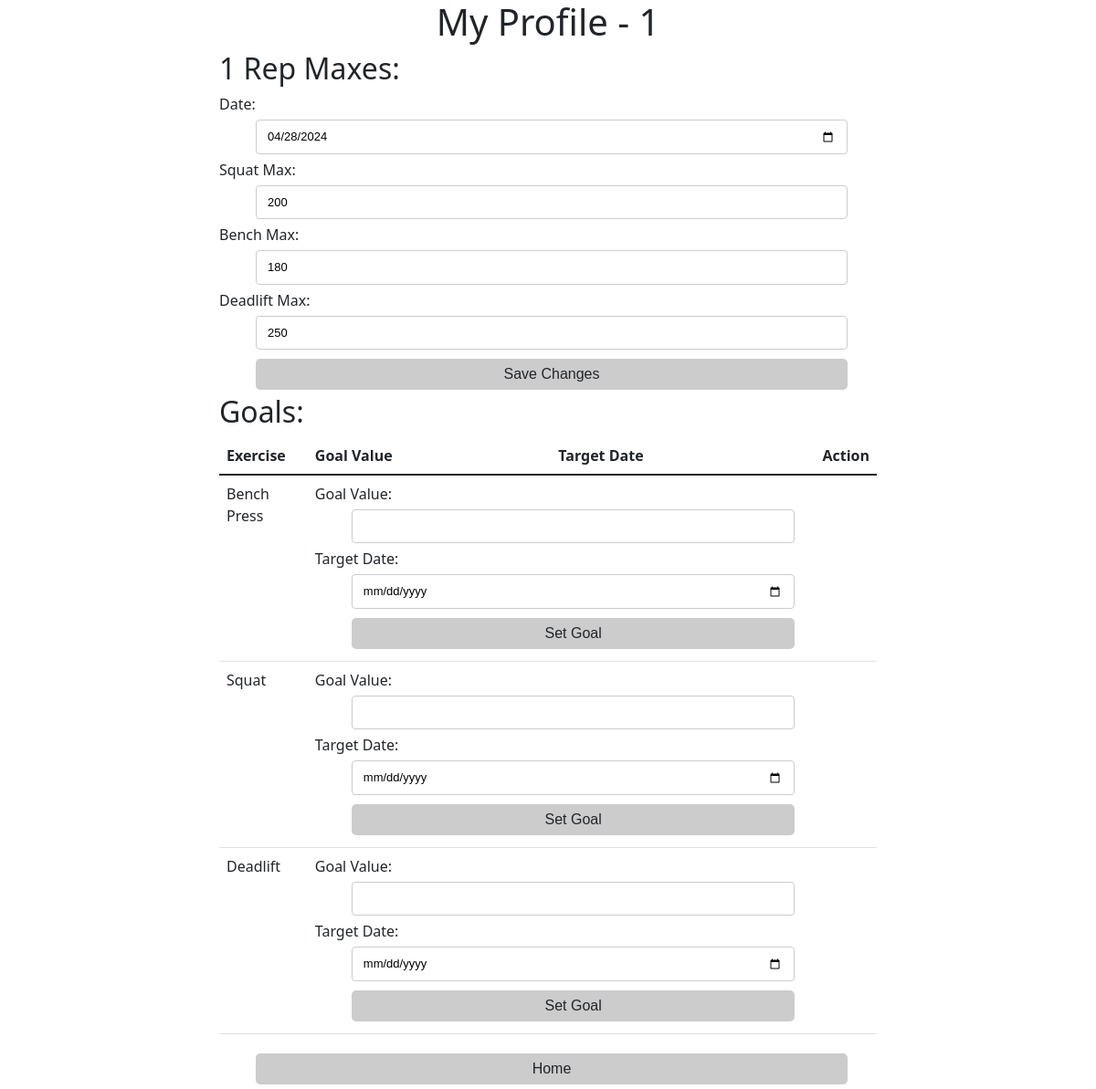
The app's page /myProfile.php?username=1 with its own data.
### tables this page shows
CREATE TABLE IF NOT EXISTS Users (
    user_id VARCHAR(255) NOT NULL PRIMARY KEY,
    password VARCHAR(255) NOT NULL,
    name VARCHAR(255) NOT NULL,
    DOB DATE NOT NULL,
    squat_max INT,
    bench_max INT,
    dl_max INT
);

### myProfile.php (the view, shortened to what this page needs)
<?php
require("connect-db.php");
$username = isset($_POST['username']) ? $_POST['username'] : $_GET['username'];
$query = 'SELECT * FROM Users WHERE user_id = :user_id';
$statement = $db->prepare($query);
$statement->bindValue(':user_id', $username);
$statement->execute();
$user = $statement->fetch(PDO::FETCH_ASSOC);
?>
<!DOCTYPE html>
<html>
<head>
  <link href="https://cdn.jsdelivr.net/npm/bootstrap@5.1.3/dist/css/bootstrap.min.css" rel="stylesheet">
  <link rel="stylesheet" href="styles.css" />
</head>
<body>
  <div>
    <h1>My Profile - <?php echo $username; ?></h1>
    <h2>1 Rep Maxes:</h2>
    <form id="editMaxesForm" action="myprofile.php?username=<?php echo $username; ?>" method="post">
      Date: <input type="date" name="date" value="<?php echo date('Y-m-d'); ?>" required /> <br/>
      Squat Max: <input type="number" name="squat_max" value="<?php echo $user['squat_max']; ?>" required /> <br/>
      Bench Max: <input type="number" name="bench_max" value="<?php echo $user['bench_max']; ?>" required /> <br/>
      Deadlift Max: <input type="number" name="dl_max" value="<?php echo $user['dl_max']; ?>" required /> <br/>
      <input type="submit" name="submit" value="Save Changes" class="btn" />
    </form>
    <h2>Goals:</h2>
    <table class="table">
      <thead>
        <tr>
          <th>Exercise</th>
          <th>Goal Value</th>
          <th>Target Date</th>
          <th>Action</th>
        </tr>
      </thead>
      <tbody>
        <?php foreach (array("Bench Press", "Squat", "Deadlift") as $exercise) : ?>
          <?php $goal_exists = false; ?>
          <?php if (!$goal_exists) : ?>
            <tr>
              <td><?php echo $exercise; ?></td>
              <td colspan="2">
                <form id="addGoalForm_<?php echo $exercise; ?>" action="myprofile.php?username=<?php echo $username; ?>" method="post">
                  Goal Value: <input type="number" name="goal_value" required />
                  Target Date: <input type="date" name="target_date" required />
                  <input type="submit" name="submit_goal" value="Set Goal" class="btn" />
                </form>
              </td>
              <td></td>
            </tr>
          <?php endif; ?>
        <?php endforeach; ?>
      </tbody>
    </table>
    <form id="home" action="<?php echo htmlspecialchars($_SERVER["PHP_SELF"]); ?>" method="post">
        <input type="submit" value="Home" class="btn" />
    </form>
  </div>
</body>
</html>

### styles.css (style rules this page uses)
input, textarea { display:inline-block; font-family:arial; margin: 5px 10px 5px 40px; padding: 8px 12px 8px 12px; border: 1px solid #ccc; border-radius: 4px; box-sizing: border-box; width: 90%; font-size: small; }
div { margin-left: auto; margin-right: auto; width: 60%; }
h1 { text-align: center; }
input[type=submit] { padding:5px 15px; background:#ccc; border:0 none; cursor:pointer; border-radius: 5px; }
html { height:100%; }
body { min-height:100%; padding:0; margin:0; position:relative; }

### records on screen
users: squat_max "200", bench_max "180", dl_max "250"

### other values on screen
$exercise "Bench Press"
$exercise "Squat"
$exercise "Deadlift"
